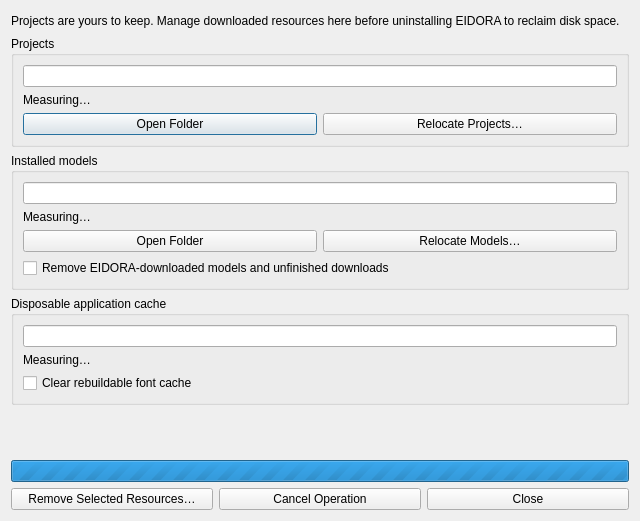
<?xml version="1.0" encoding="UTF-8"?>
<ui version="4.0">
 <class>StorageDialog</class>
 <widget class="QDialog" name="StorageDialog">
  <property name="windowTitle"><string>Storage</string></property>
  <property name="minimumSize"><size><width>640</width><height>520</height></size></property>
  <layout class="QVBoxLayout" name="layout_storage">
   <item><widget class="QLabel" name="label_explanation"><property name="wordWrap"><bool>true</bool></property><property name="text"><string>Projects are yours to keep. Manage downloaded resources here before uninstalling EIDORA to reclaim disk space.</string></property></widget></item>
   <item><widget class="QGroupBox" name="group_projects"><property name="title"><string>Projects</string></property><layout class="QVBoxLayout" name="layout_projects">
    <item><widget class="QLineEdit" name="edit_projects"><property name="readOnly"><bool>true</bool></property></widget></item>
    <item><widget class="QLabel" name="label_projects_size"><property name="text"><string>Measuring…</string></property></widget></item>
    <item><layout class="QHBoxLayout" name="layout_project_actions">
     <item><widget class="QPushButton" name="button_show_projects"><property name="text"><string>Open Folder</string></property></widget></item>
     <item><widget class="QPushButton" name="button_relocate_projects"><property name="text"><string>Relocate Projects…</string></property></widget></item>
    </layout></item>
   </layout></widget></item>
   <item><widget class="QGroupBox" name="group_models"><property name="title"><string>Installed models</string></property><layout class="QVBoxLayout" name="layout_models">
    <item><widget class="QLineEdit" name="edit_models"><property name="readOnly"><bool>true</bool></property></widget></item>
    <item><widget class="QLabel" name="label_models_size"><property name="text"><string>Measuring…</string></property></widget></item>
    <item><layout class="QHBoxLayout" name="layout_model_actions">
     <item><widget class="QPushButton" name="button_show_models"><property name="text"><string>Open Folder</string></property></widget></item>
     <item><widget class="QPushButton" name="button_relocate_models"><property name="text"><string>Relocate Models…</string></property></widget></item>
    </layout></item>
    <item><widget class="QCheckBox" name="check_models"><property name="text"><string>Remove EIDORA-downloaded models and unfinished downloads</string></property></widget></item>
   </layout></widget></item>
   <item><widget class="QGroupBox" name="group_cache"><property name="title"><string>Disposable application cache</string></property><layout class="QVBoxLayout" name="layout_cache">
    <item><widget class="QLineEdit" name="edit_cache"><property name="readOnly"><bool>true</bool></property></widget></item>
    <item><widget class="QLabel" name="label_cache_size"><property name="text"><string>Measuring…</string></property></widget></item>
    <item><widget class="QCheckBox" name="check_cache"><property name="text"><string>Clear rebuildable font cache</string></property></widget></item>
   </layout></widget></item>
   <item><widget class="QLabel" name="label_previous"><property name="wordWrap"><bool>true</bool></property><property name="textFormat"><enum>Qt::TextFormat::PlainText</enum></property><property name="textInteractionFlags"><set>Qt::TextInteractionFlag::TextSelectableByMouse</set></property><property name="text"><string/></property></widget></item>
   <item><widget class="QLabel" name="label_status"><property name="wordWrap"><bool>true</bool></property><property name="textFormat"><enum>Qt::TextFormat::PlainText</enum></property><property name="text"><string/></property></widget></item>
   <item><widget class="QProgressBar" name="progress_storage"><property name="maximum"><number>0</number></property></widget></item>
   <item><layout class="QHBoxLayout" name="layout_actions">
    <item><widget class="QPushButton" name="button_clean"><property name="text"><string>Remove Selected Resources…</string></property></widget></item>
    <item><widget class="QPushButton" name="button_cancel"><property name="text"><string>Cancel Operation</string></property></widget></item>
    <item><widget class="QPushButton" name="button_close"><property name="text"><string>Close</string></property></widget></item>
   </layout></item>
  </layout>
 </widget>
 <resources/>
 <connections/>
</ui>
